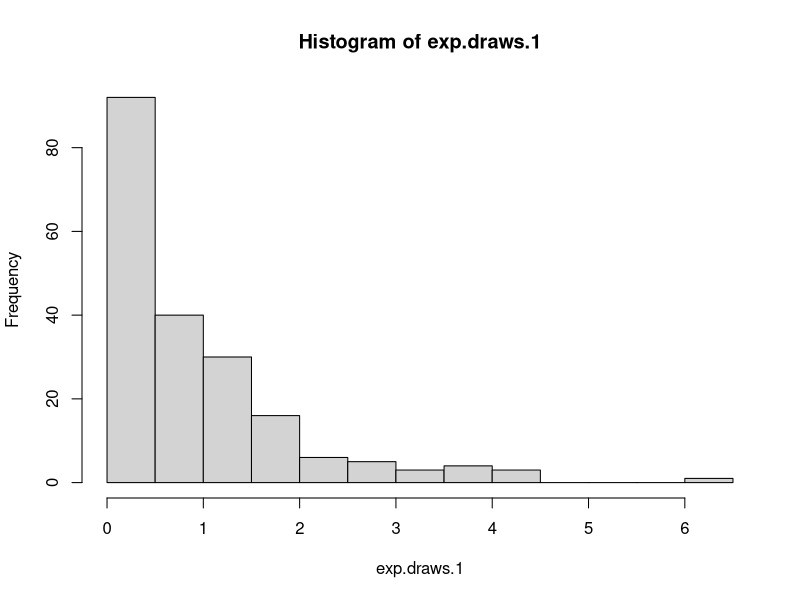
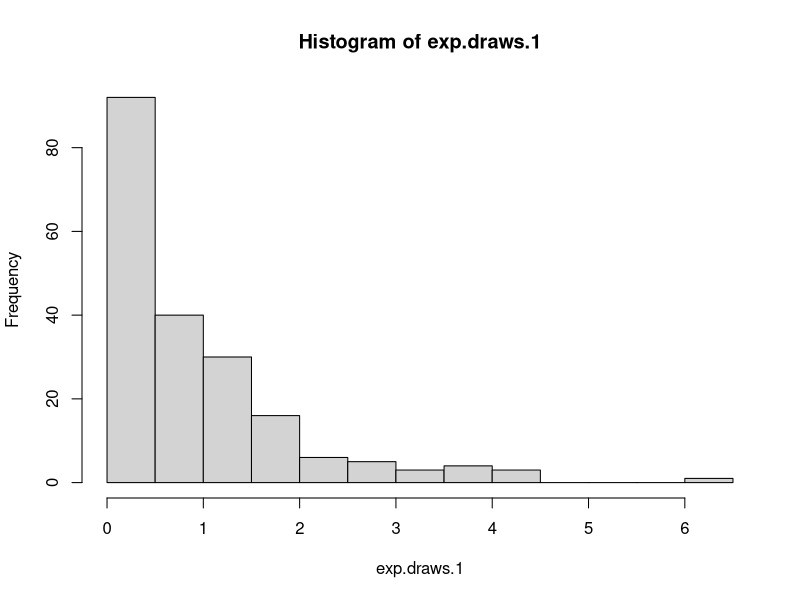
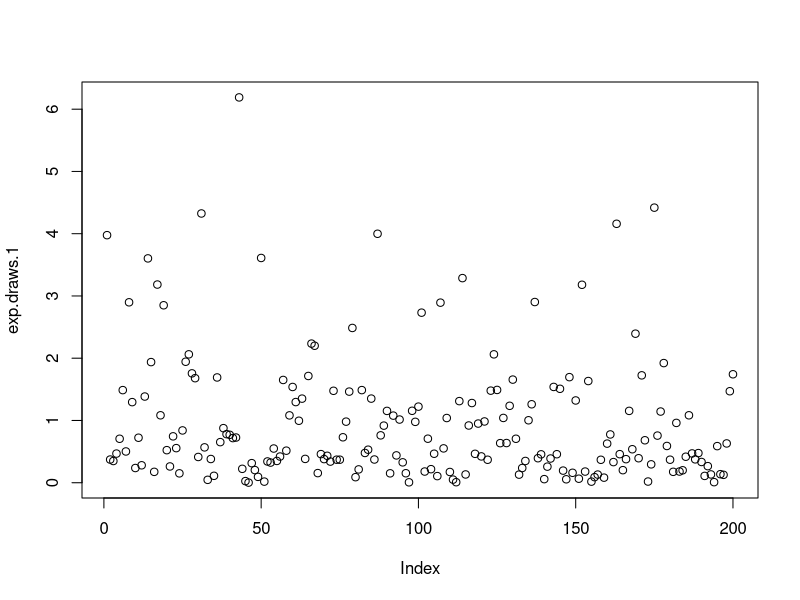
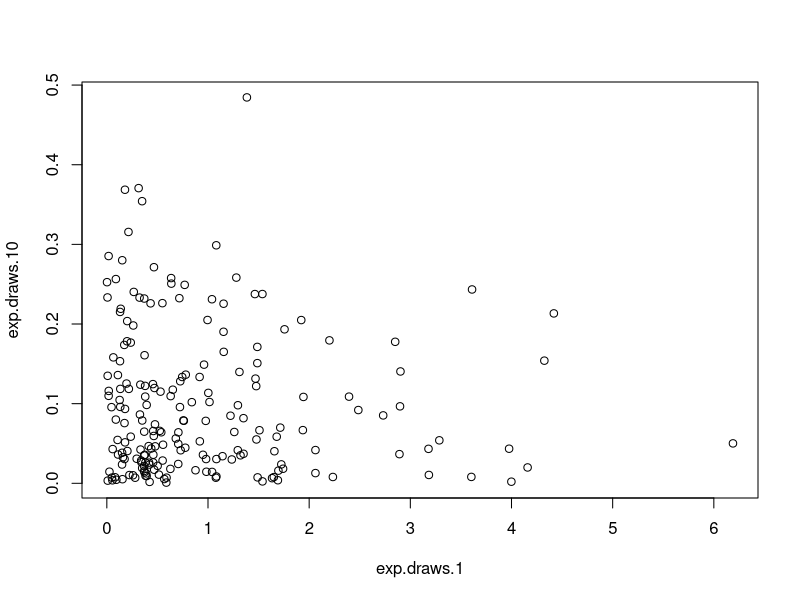
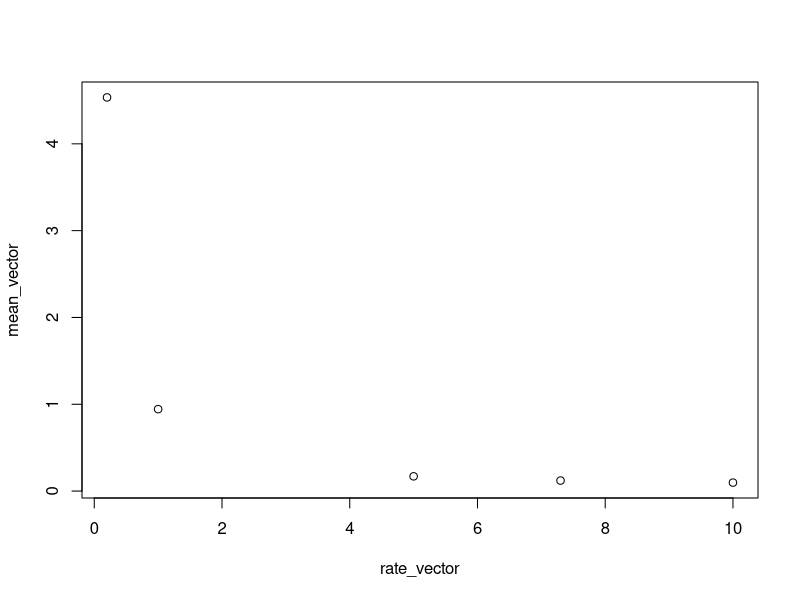
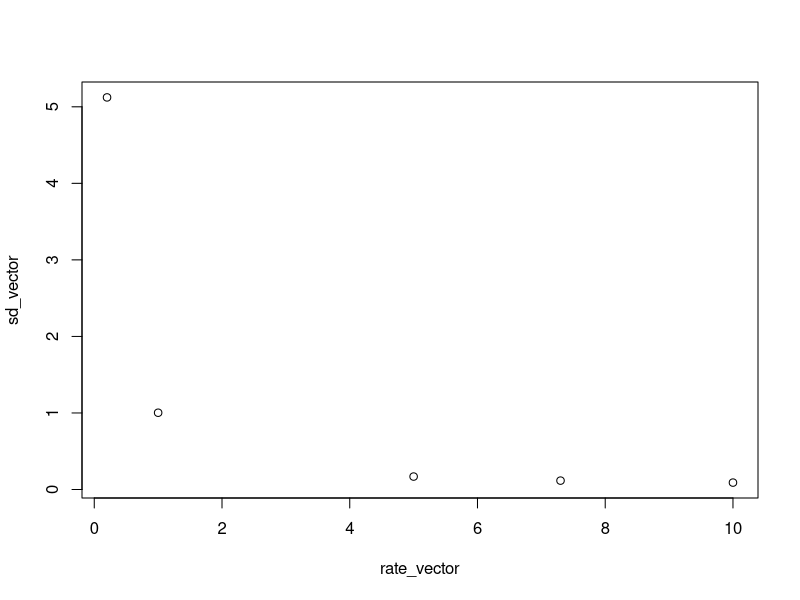
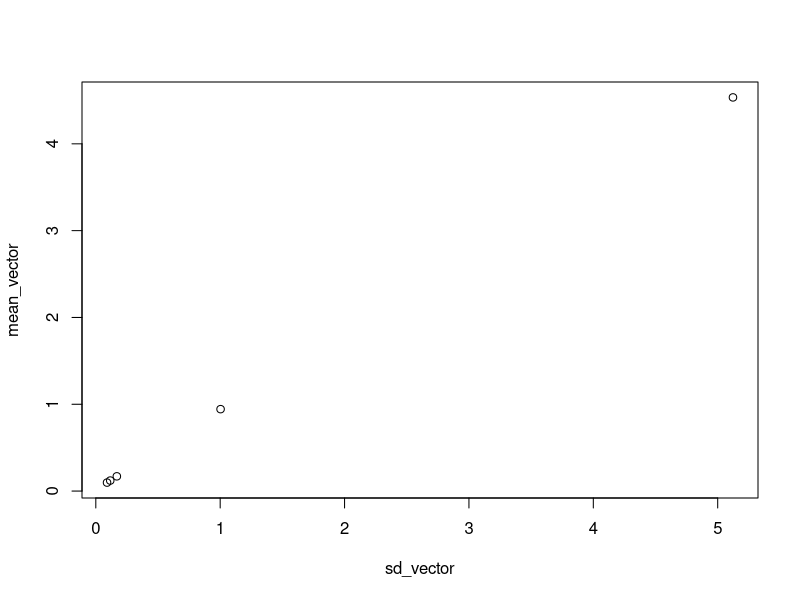
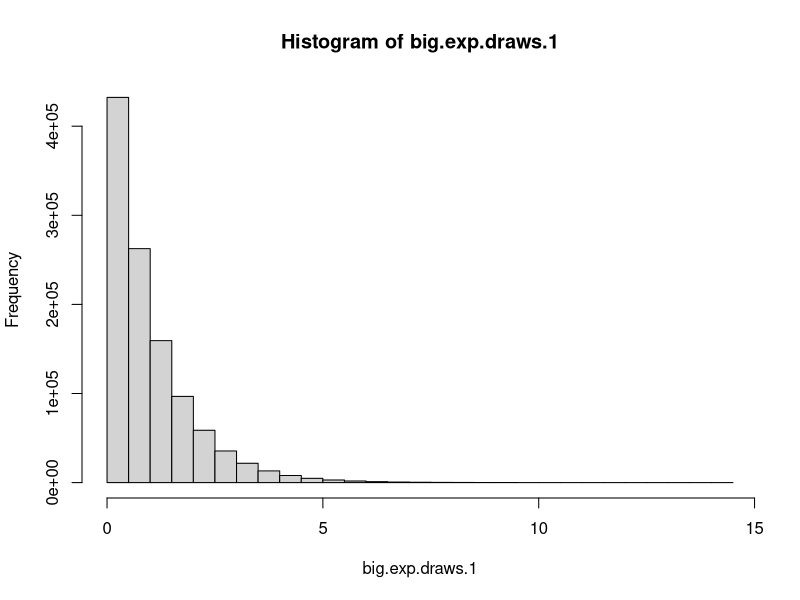

Write the R code that produced these figures, in order.
#---------------------------------------------------------------------------------------------------------------------------------------------
  #Part I:
#---------------------------------------------------------------------------------------------------------------------------------------------
#Generate 200 random values from the standard exponential dist.
#standard exponential distribution has lambda = 1. 
exp.draws.1 = rexp(200)
mean_1 = mean(exp.draws.1)
sd_1 = sd(exp.draws.1)
median_1 = median(exp.draws.1)

#Repeat for rates lambda = 0.2
exp.draws.0.2 = rexp(200, rate = 0.2)
mean_0.2 = mean(exp.draws.0.2)
sd_0.2 = sd(exp.draws.0.2)

#lambda = 5
exp.draws.5 = rexp(200, rate = 5)
mean_5 = mean(exp.draws.5)
sd_5 = sd(exp.draws.5)

#lambda = 7.3
exp.draws.7.3 = rexp(200, rate = 7.3)
mean_7.3 = mean(exp.draws.7.3)
sd_7.3 = sd(exp.draws.7.3)

#lambda = 10
exp.draws.10 = rexp(200, rate = 10)
mean_10 = mean(exp.draws.10)
sd_10 = sd(exp.draws.10)

#Histogram of standard exponential distribution
hist(exp.draws.1)
hist_1 = hist(exp.draws.1)
stopping_point = round(median_1/hist_1[["breaks"]][2])
count = sum(hist_1[["counts"]][1:stopping_point])

#Plot values generated by the standard exponential dist. in the order they were generated
plot(exp.draws.1)

#Scatter plot between the standard distribution and the exponential distribution with lambda = 10
plot(exp.draws.1, exp.draws.10)

#Scatterplots from mean vector of previous distribution
mean_vector = c(mean_1, mean_0.2, mean_5, mean_7.3, mean_10)
sd_vector = c(sd_1, sd_0.2, sd_5, sd_7.3, sd_10)
rate_vector = c(1, 0.2, 5, 7.3, 10)
plot(rate_vector, mean_vector) #part a
plot(rate_vector, sd_vector) #part b
plot(sd_vector, mean_vector) #part c

#---------------------------------------------------------------------------------------------------------------------------------------------
#Part II:
#---------------------------------------------------------------------------------------------------------------------------------------------
#Part A:
big.exp.draws.1 = rexp(1100000)
big_mean = mean(big.exp.draws.1)
big_sd = sd(big.exp.draws.1)

#Part B:
hist_1_big = hist(big.exp.draws.1)
x = seq(0, 15, by = 0.1)
plot(x, 1 - exp(-x))
stop_point_2 = 2/hist_1_big[["breaks"]][[2]]
count_2 = sum(hist_1_big[["counts"]][1:stop_point_2])

#Part C:
greater_than_1_mean = mean(big.exp.draws.1[which(big.exp.draws.1 > 1)])

#Part D:
big.exp.draws.1.mat = matrix(data = big.exp.draws.1, nrow = 1100, ncol = 1000)
big_hist = hist(big.exp.draws.1.mat)

#Part E: 
col_371_mean = mean(big.exp.draws.1.mat[, 371])

#Part F:
col_means = colMeans(big.exp.draws.1.mat)
hist(col_means)
